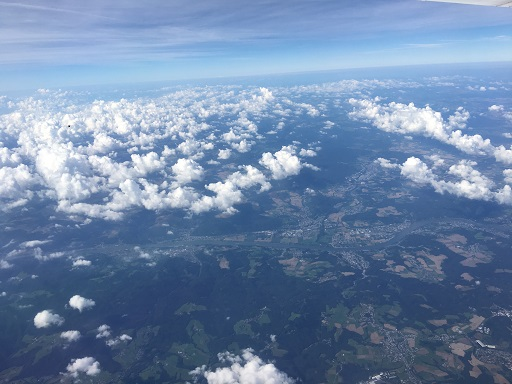
%> input picture octave/lab/clouds.jpg, 512 x 384 px
$ octave lab_6.m   (GNU Octave 9; MATLAB toolbox functions it lacks are replaced by stand-ins)
%> lines starting %> are read from the running program, lines starting %| are printed output that depends on the picture
clear all;
close all;
clc;

%Read an image from disk
img = imread('clouds.jpg');
%> img is the input picture: size 384x512x3 uint8; mean R, G, B 110.1, 134.4, 167.8

% Show the image
figure(1)
imshow(img)

% Resize the image (make it 2x smaller than the original)
img2 = imresize(img, 0.5);
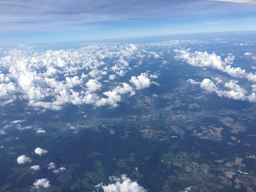
%> img2: size 192x256x3 uint8; mean R, G, B 110.1, 134.4, 167.8

% Rotate the image
img3 = imrotate(img, 45);
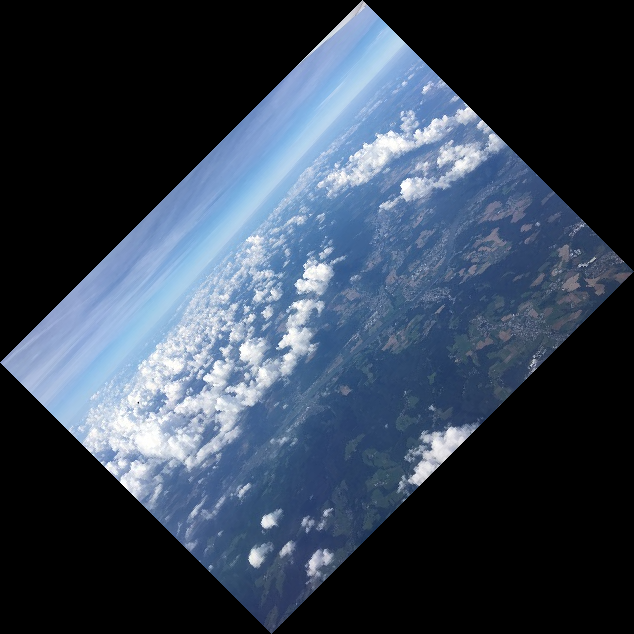
%> img3: size 634x634x3 uint8; mean R, G, B 53.9, 65.8, 82.2

% Show the original image rotated 45 degrees
figure(2)
imshow(img3)
